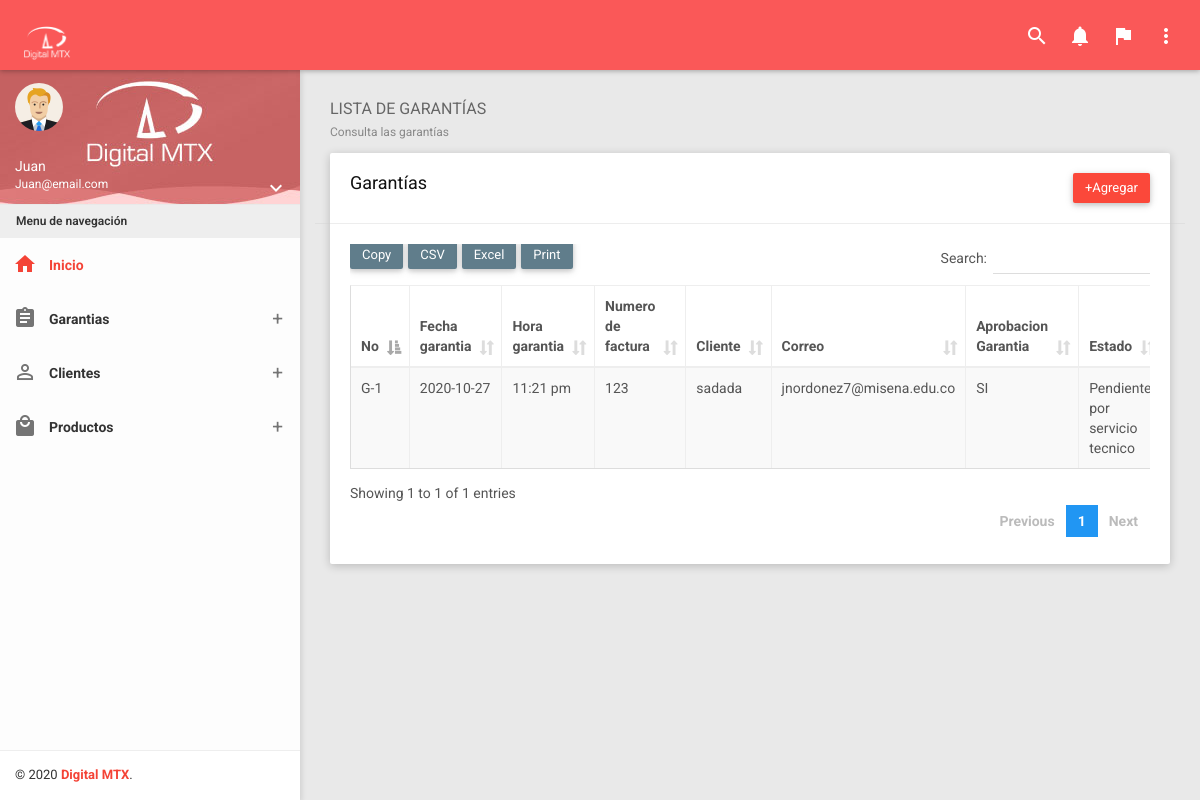
Page /?controller=garanty&method=listGaranty (signed in) on the earlier database version.
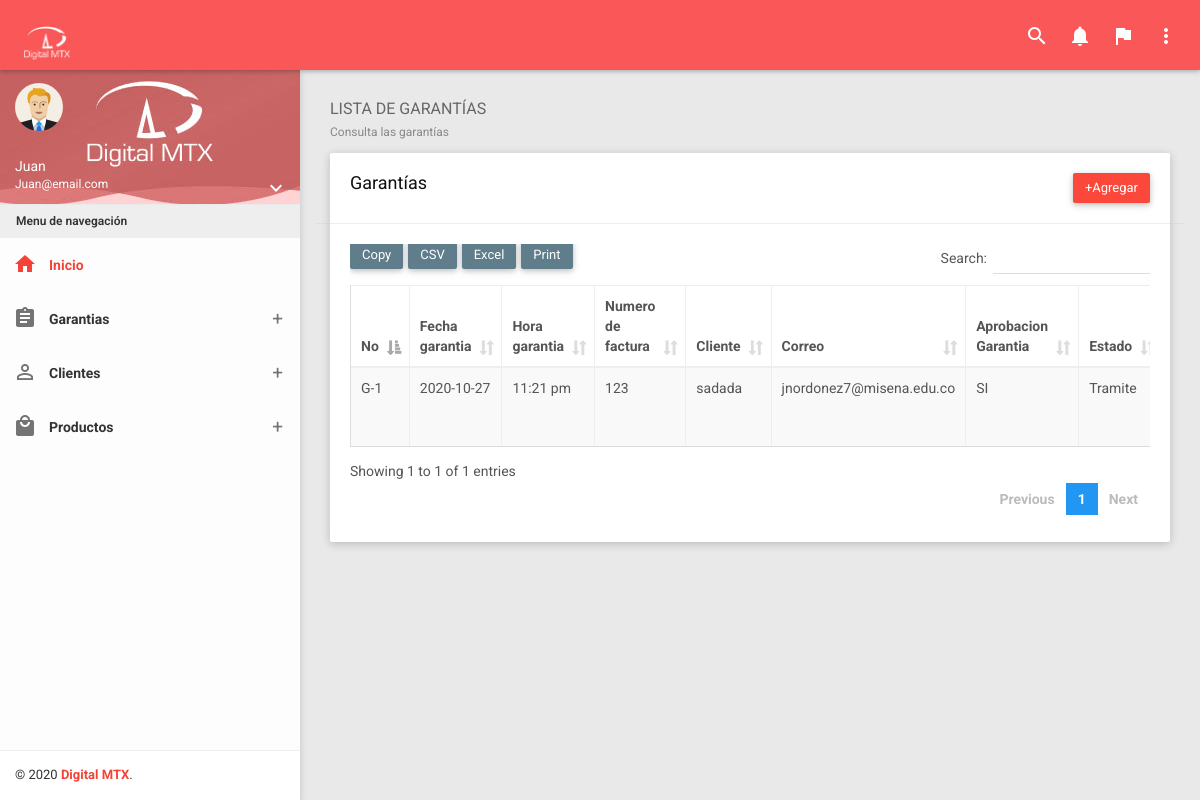
Same page on the later database version.
### tables this page shows
CREATE TABLE `mg_garantia` (
  `id` int(11) NOT NULL,
  `No_garantia` varchar(20) NOT NULL,
  `Fecha_ingreso` date NOT NULL,
  `Hora_ingreso` varchar(50) NOT NULL,
  `Numero_Factura` varchar(50) NOT NULL,
  `Punto_Venta` varchar(50) NOT NULL,
  `Fecha_Compra` date NOT NULL,
  `Nombre_Cliente` varchar(50) NOT NULL,
  `Identificacion_Cliente` varchar(50) NOT NULL,
  `Correo_Cliente` varchar(50) NOT NULL,
  `Direccion_Cliente` varchar(50) NOT NULL,
  `Proveedor` varchar(50) NOT NULL,
  `Flete` varchar(5) NOT NULL,
  `Departamento` varchar(50) DEFAULT NULL,
  `Municipio` varchar(50) DEFAULT NULL,
  `Valor_Flete` varchar(40) DEFAULT NULL,
  `No_Guia` varchar(20) DEFAULT NULL,
  `Transportadora` varchar(50) DEFAULT NULL,
  `Observacion_Empleado` text NOT NULL,
  `Empleado` varchar(50) NOT NULL
);

CREATE TABLE `mg_detalle_garantia` (
  `id` int(11) NOT NULL,
  `Codigo_Producto` varchar(50) DEFAULT NULL,
  `Descripcion_Producto` text DEFAULT NULL,
  `Marca_Producto` varchar(50) DEFAULT NULL,
  `Sello_Producto` varchar(50) DEFAULT NULL,
  `Referencia` varchar(50) DEFAULT NULL,
  `Id_Garantia` int(11) DEFAULT NULL,
  `Observacion_Cliente` text DEFAULT NULL,
  `Aprobacion_Garantia` varchar(5) DEFAULT NULL,
  `Estado` varchar(50) DEFAULT NULL,
  `Observacion_Final` text DEFAULT NULL
);

### Controllers/GarantyController.php (called while the page is built, shortened)
<?php
require 'Models/Garanty.php';
class GarantyController
{
  private $model;
  public function __construct()
  {
    $this->model = new Garanty;
  }
  public function listGaranty()
  {
    require 'Views/Layout.php';
    $garanties = $this->model->getAllDet();
    require 'Views/Garanty/listGaranty.php';
  }
}

### Models/Garanty.php (called while the page is built, shortened)
<?php
class Garanty
{
    private $pdo;
    public function __construct()
    {
        try {
            $this->pdo = new Conexion;
        } catch (PDOException $e) {
            die($e->getMessage());
        }
    }
    public function getAllDet()
    {
        try {
            $strSql = "SELECT g.*,d.* FROM  mg_garantia g INNER JOIN mg_detalle_garantia d ON g.id = d.Id_Garantia";
            $query = $this->pdo->select($strSql);
            return $query;
        } catch (PDOException $e) {
            die($e->getMessage());
        }
    }
}

### Providers/Database.php (called while the page is built, shortened)
<?php
class Conexion extends PDO
{
	public function select($strSql, $arrayData = array(), $fetchMode = PDO::FETCH_OBJ)
	{
		$query = $this->prepare($strSql);
		if (!$query->execute())
			echo "Error, la consulta no se realizó";
		else
			return $query->fetchAll($fetchMode);
	}
}

### Views/Garanty/listGaranty.php (the view, shortened to what the rows shown need)
<section class="content">
    <div class="container-fluid">
        <div class="block-header">
            <h2>
                LISTA DE GARANTÍAS
                <small>Consulta las garantías</small>
            </h2>
        </div>
        <div class="row clearfix">
            <div class="col-lg-12 col-md-12 col-sm-12 col-xs-12">
                <div class="card">
                    <div class="header row">
                        <div class="col-sm-6">
                            <h2>Garantías</h2>
                        </div>
                    </div>
                    <div class="body">
                        <div class="table-responsive">
                            <table class="table table-bordered table-striped table-hover dataTable js-exportable">
                                <thead>
                                    <tr>
                                        <th>No</th>
                                        <th>Fecha garantia</th>
                                        <th>Hora garantia</th>
                                        <th>Numero de factura</th>
                                        <th>Cliente</th>
                                        <th>Correo</th>
                                        <th>Aprobacion Garantia</th>
                                        <th>Estado</th>
                                    </tr>
                                </thead>
                                <tbody>
                                    <?php foreach ($garanties as $key => $garanty) {
                                        if ($key == 0) { ?>
                                            <tr>
                                                <td><?php echo $garanty->No_garantia ?></td>
                                                <td><?php echo $garanty->Fecha_ingreso ?></td>
                                                <td><?php echo $garanty->Hora_ingreso ?></td>
                                                <td><?php echo $garanty->Numero_Factura ?></td>
                                                <td><?php echo $garanty->Nombre_Cliente ?></td>
                                                <td><?php echo $garanty->Correo_Cliente ?></td>
                                                <td><?php echo $garanty->Aprobacion_Garantia ?></td>
                                                <td><?php echo $garanty->Estado ?></td>
                                                    <?php if ($garanty->Aprobacion_Garantia == 'SI' && $garanty->Estado == 'Tramite') { ?>
                                                        <div class="row">
                                                            <div class="col-sm-6">
                                                                <form action="?controller=garanty&method=consecutive" method="POST">
                                                                    <input type="hidden" name="id" value="<?php echo $garanty->id ?>">
                                                                    <button type="submit" class="btn btn-primary"><i class="material-icons">assignment</i></button>
                                                                </form>
                                                            </div>
                                                            <div class="col-sm-6">
                                                                <form action="?controller=garanty&method=ticket" method="POST">
                                                                    <input type="hidden" name="id" value="<?php echo $garanty->id ?>">
                                                                    <button type="submit" class="btn btn-success"><i class="material-icons">theaters</i></button>
                                                                </form>
                                                            </div>
                                                        </div>
                                                    <?php } elseif ($garanty->Estado == 'Pendiente por servicio tecnico' && $garanty->Aprobacion_Garantia == 'SI' ) {  ?>
                                                </div>
                                            <?php } ?>
                                     </tr>
                                <?php }
                            } ?>
                        </tbody>
                    </table>
                    </div>
                </div>
            </div>
        </div>
    </div>
    </div>
</section>

Differences in the rows shown:
changed through a linked row, mg_garantia "11:21 pm": mg_detalle_garantia.Estado "Pendiente por servicio tecnico" → "Tramite"
